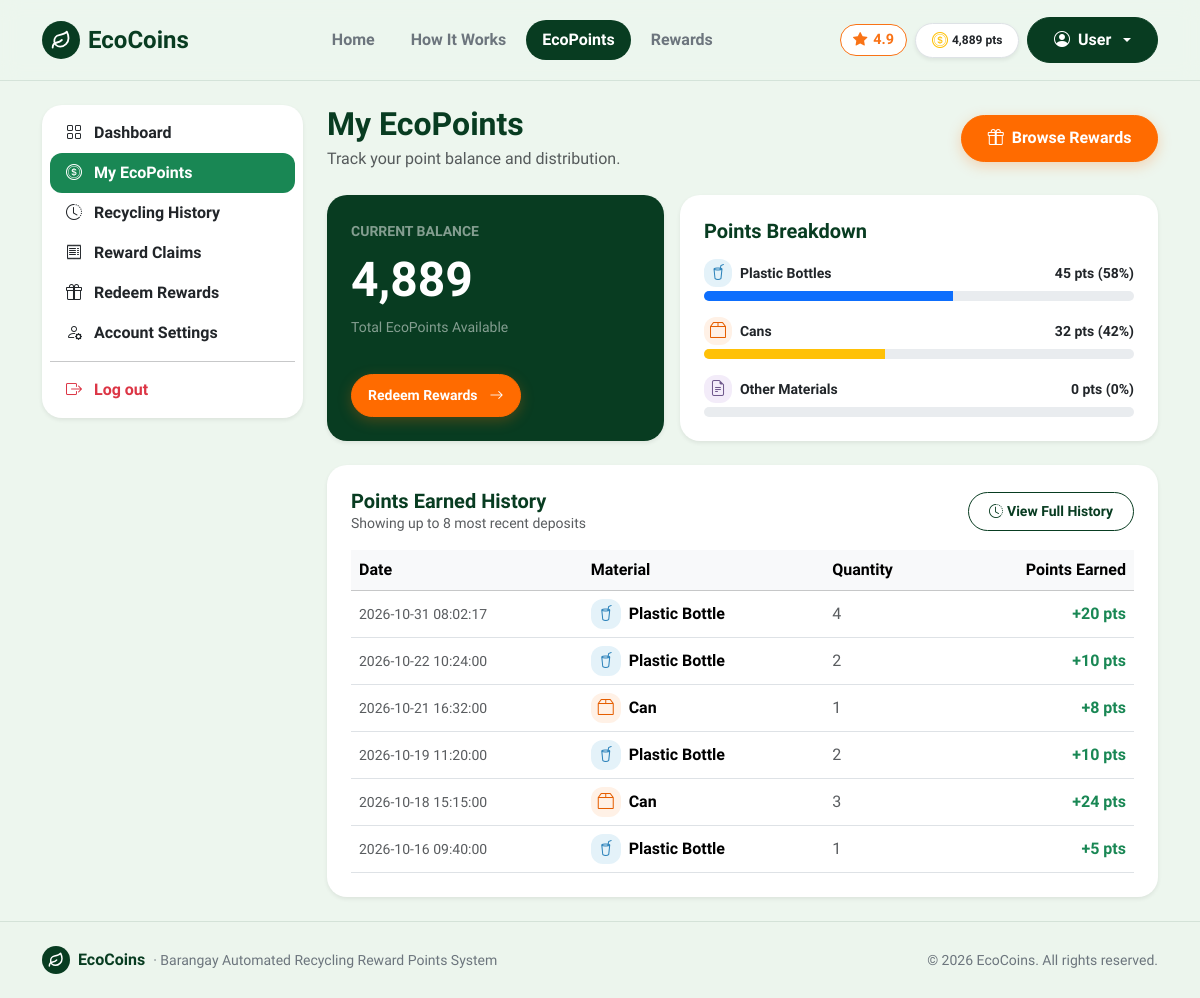
The page /ecopoints (signed in) on the database its author committed.
### tables this page shows
CREATE TABLE users (
    id INTEGER PRIMARY KEY AUTOINCREMENT,
    full_name TEXT NOT NULL,
    email TEXT NOT NULL UNIQUE,
    password TEXT NOT NULL,
    role TEXT DEFAULT 'resident',
    qr_code TEXT NOT NULL UNIQUE,
    points INTEGER DEFAULT 0,
    created_at TEXT
, status TEXT DEFAULT 'active');

CREATE TABLE transactions (
        id INTEGER PRIMARY KEY AUTOINCREMENT,
        user_id INTEGER NOT NULL,
        material_id INTEGER,
        material_name TEXT NOT NULL,
        quantity INTEGER NOT NULL,
        points_earned INTEGER NOT NULL,
        receipt_no TEXT NOT NULL,
        created_at TEXT
    );

### route.py (the view)
    @app.route('/ecopoints')
    def ecopoints():
        user = get_current_user()
        if user and user['role'] == 'staff':
            return redirect(url_for('staff'))
        if user and user['role'] == 'admin':
            return redirect(url_for('admin'))
        if not user:
            return redirect(url_for('login'))
        conn = get_db()
        cur = conn.cursor()
        user_txs = [dict(r) for r in cur.execute("SELECT * FROM transactions WHERE user_id = ? ORDER BY created_at DESC", (user['id'],)).fetchall()]
        conn.close()
        bottle_points = 0
        can_points = 0
        other_points = 0
        for t in user_txs:
            name = t.get('material_name', '').lower()
            pts = int(t.get('points_earned', 0))
            if 'bottle' in name or 'plastic' in name:
                bottle_points += pts
            elif 'can' in name:
                can_points += pts
            else:
                other_points += pts
        total = max(1, bottle_points + can_points + other_points)
        bottle_pct = round((bottle_points / total) * 100)
        can_pct = round((can_points / total) * 100)
        other_pct = round((other_points / total) * 100)
        return render_template(
            'ecopoints.html',
            active_page='ecopoints',
            user_transactions=user_txs,
            bottle_points=bottle_points,
            can_points=can_points,
            other_points=other_points,
            bottle_pct=bottle_pct,
            can_pct=can_pct,
            other_pct=other_pct
        )

### templates/ecopoints.html (shortened to what this page needs)
{% extends 'base.html' %}
{% block content %}
<main class="py-4">
  <div class="container">
    <div class="row g-4">
      <div class="col-lg-3">
        {% include 'sidebar.html' %}
      </div>
      <div class="col-lg-9">
        <div class="d-flex justify-content-between align-items-center mb-4 flex-wrap gap-2">
          <div>
            <h2 class="fw-bold mb-1" style="color: var(--eco-forest);">My EcoPoints</h2>
            <p class="text-muted mb-0">Track your point balance and distribution.</p>
          </div>
          <a href="{{ url_for('rewards') }}" class="btn btn-accent d-flex align-items-center gap-2 btn-pill">
            <i class="bi bi-gift"></i>
            <span>Browse Rewards</span>
          </a>
        </div>
        <div class="row g-3 mb-4">
          <div class="col-md-5">
            <div class="card text-white border-0 shadow-sm p-4 h-100 d-flex flex-column justify-content-between" style="background-color: var(--eco-forest);">
              <div>
                <span class="text-white-50 small text-uppercase fw-semibold">Current Balance</span>
                <div class="display-5 fw-bold my-2">{{ "{:,}".format(current_user.points) }}</div>
                <div class="small text-white-50">Total EcoPoints Available</div>
              </div>
              <div class="mt-3">
                <a href="{{ url_for('rewards') }}" class="btn btn-accent btn-sm px-3 btn-pill">Redeem Rewards <i class="bi bi-arrow-right ms-1"></i></a>
              </div>
            </div>
          </div>
          <div class="col-md-7">
            <div class="card border-0 shadow-sm p-4 h-100">
              <h5 class="fw-bold mb-3" style="color: var(--eco-forest);">Points Breakdown</h5>
              <div class="mb-3">
                <div class="d-flex justify-content-between align-items-center mb-1">
                  <div class="d-flex align-items-center gap-2">
                    <span class="eco-icon-tile tile-blue" style="width: 28px; height: 28px;">
                      <i class="bi bi-cup-straw"></i>
                    </span>
                    <span class="small fw-semibold">Plastic Bottles</span>
                  </div>
                  <span class="small fw-bold">{{ bottle_points }} pts ({{ bottle_pct }}%)</span>
                </div>
                <div class="progress" style="height: 10px;">
                  <div class="progress-bar bg-primary" style="width: {{ bottle_pct }}%;"></div>
                </div>
              </div>
              <div class="mb-3">
                <div class="d-flex justify-content-between align-items-center mb-1">
                  <div class="d-flex align-items-center gap-2">
                    <span class="eco-icon-tile tile-orange" style="width: 28px; height: 28px;">
                      <i class="bi bi-box2"></i>
                    </span>
                    <span class="small fw-semibold">Cans</span>
                  </div>
                  <span class="small fw-bold">{{ can_points }} pts ({{ can_pct }}%)</span>
                </div>
                <div class="progress" style="height: 10px;">
                  <div class="progress-bar bg-warning" style="width: {{ can_pct }}%;"></div>
                </div>
              </div>
              <div>
                <div class="d-flex justify-content-between align-items-center mb-1">
                  <div class="d-flex align-items-center gap-2">
                    <span class="eco-icon-tile tile-purple" style="width: 28px; height: 28px;">
                      <i class="bi bi-file-earmark-text"></i>
                    </span>
                    <span class="small fw-semibold">Other Materials</span>
                  </div>
                  <span class="small fw-bold">{{ other_points }} pts ({{ other_pct }}%)</span>
                </div>
                <div class="progress" style="height: 10px;">
                </div>
              </div>
            </div>
          </div>
        </div>
        <div class="card border-0 shadow-sm p-4">
          <div class="d-flex justify-content-between align-items-center mb-3 flex-wrap gap-2">
            <div>
              <h5 class="fw-bold mb-0" style="color: var(--eco-forest);">Points Earned History</h5>
              <div class="text-muted small">Showing up to 8 most recent deposits</div>
            </div>
            <a href="{{ url_for('history') }}" class="btn btn-sm btn-outline-success btn-pill">
              <i class="bi bi-clock-history me-1"></i>View Full History
            </a>
          </div>
          <div class="table-responsive">
            <table class="table table-hover align-middle mb-0">
              <thead class="table-light">
                <tr>
                  <th>Date</th>
                  <th>Material</th>
                  <th>Quantity</th>
                  <th class="text-end">Points Earned</th>
                </tr>
              </thead>
              <tbody>
                {% if not user_transactions %}
                  <tr>
                    <td colspan="4" class="text-center py-4 text-muted">No points recorded yet.</td>
                  </tr>
                {% else %}
                  {% for row in user_transactions[:8] %}
                    {% set m = row.material_name|lower %}
                    <tr>
                      <td class="text-muted small">{{ row.created_at }}</td>
                      <td>
                        <div class="d-flex align-items-center gap-2">
                          {% if 'bottle' in m or 'plastic' in m %}
                            <span class="eco-icon-tile tile-blue" style="width: 30px; height: 30px;">
                              <i class="bi bi-cup-straw"></i>
                            </span>
                          {% elif 'can' in m %}
                            <span class="eco-icon-tile tile-orange" style="width: 30px; height: 30px;">
                              <i class="bi bi-box2"></i>
                            </span>
                          {% else %}
                            <span class="eco-icon-tile tile-purple" style="width: 30px; height: 30px;">
                              <i class="bi bi-file-earmark-text"></i>
                            </span>
                          {% endif %}
                          <span class="fw-semibold">{{ row.material_name }}</span>
                        </div>
                      </td>
                      <td class="text-muted">{{ row.quantity }}</td>
                      <td class="text-end fw-bold text-success">+{{ row.points_earned }} pts</td>
                    </tr>
                  {% endfor %}
                {% endif %}
              </tbody>
            </table>
          </div>
        </div>
      </div>
    </div>
  </div>
</main>
{% endblock %}

### templates/base.html (shortened to what this page needs)
<!doctype html>
<html lang="en">
<head>
  <link href="https://cdn.jsdelivr.net/npm/bootstrap@5.3.3/dist/css/bootstrap.min.css" rel="stylesheet">
  <link rel="stylesheet" href="https://cdn.jsdelivr.net/npm/bootstrap-icons@1.11.3/font/bootstrap-icons.min.css">
  <link rel="stylesheet" href="{{ url_for('static', filename='css/style.css') }}">
</head>
<body class="d-flex flex-column min-vh-100">
<nav class="navbar navbar-expand-lg py-3 sticky-top" style="background-color: rgba(237, 246, 238, 0.95); backdrop-filter: blur(10px); border-bottom: 1px solid var(--eco-border);">
  <div class="container">
    <a class="navbar-brand d-flex align-items-center gap-2 fw-bold fs-4" href="{{ url_for('index') }}" style="color: var(--eco-forest);">
      <span class="eco-brand-badge">
        <svg width="20" height="20" viewBox="0 0 24 24" fill="none" stroke="currentColor" stroke-width="2.2" stroke-linecap="round" stroke-linejoin="round">
          <path d="M11 20A7 7 0 0 1 9.8 6.1C15.5 5 17 4.48 19 2c1 2 2 4.18 2 8 0 5.5-4.78 10-10 10Z"/>
          <path d="M2 21c0-3 1.85-5.36 5.08-6C9.5 14.52 12 13 13 12"/>
        </svg>
      </span>
      <span>EcoCoins</span>
    </a>
    <div class="collapse navbar-collapse" id="mainNav">
      <ul class="navbar-nav mx-auto mb-2 mb-lg-0 gap-lg-1">
        <li class="nav-item">
          <a class="nav-link px-3 py-2 rounded-pill {% if active_page == 'index' %}fw-bold text-white bg-eco{% else %}fw-semibold text-secondary{% endif %}" href="{{ url_for('index') }}">Home</a>
        </li>
        <li class="nav-item">
          <a class="nav-link px-3 py-2 rounded-pill {% if active_page == 'how_it_works' %}fw-bold text-white bg-eco{% else %}fw-semibold text-secondary{% endif %}" href="{{ url_for('how_it_works') }}">How It Works</a>
        </li>
        {% if not current_user or current_user.role == 'resident' %}
          <li class="nav-item">
            <a class="nav-link px-3 py-2 rounded-pill {% if active_page == 'ecopoints' %}fw-bold text-white bg-eco{% else %}fw-semibold text-secondary{% endif %}" href="{{ url_for('ecopoints') }}">EcoPoints</a>
          </li>
          <li class="nav-item">
            <a class="nav-link px-3 py-2 rounded-pill {% if active_page == 'rewards' %}fw-bold text-white bg-eco{% else %}fw-semibold text-secondary{% endif %}" href="{{ url_for('rewards') }}">Rewards</a>
          </li>
        {% elif current_user.role == 'admin' %}
          <li class="nav-item">
            <a class="nav-link px-3 py-2 rounded-pill {% if active_page == 'admin' %}fw-bold text-white bg-eco{% else %}fw-semibold text-secondary{% endif %}" href="{{ url_for('admin') }}">Admin Portal</a>
          </li>
        {% endif %}
      </ul>
      <div class="d-flex align-items-center gap-2">
        <span class="rating-star-badge d-none d-lg-inline-flex" title="Barangay Eco Satisfaction Rating">
          <i class="bi bi-star-fill"></i> 4.9
        </span>
        {% if current_user %}
          {% if current_user.role == 'resident' %}
            <span class="badge bg-white text-dark border px-3 py-2 rounded-pill fw-bold shadow-sm d-none d-sm-inline-flex align-items-center gap-1">
              <i class="bi bi-coin text-warning fs-6"></i>
              <span>{{ "{:,}".format(current_user.points) }} pts</span>
            </span>
          {% endif %}
          <div class="dropdown">
            <button class="btn btn-forest dropdown-toggle d-flex align-items-center gap-2 btn-pill" type="button" data-bs-toggle="dropdown">
              <i class="bi bi-person-circle"></i>
              <span>{{ current_user.full_name }}</span>
            </button>
          </div>
        {% else %}
          <a href="{{ url_for('login') }}" class="btn btn-outline-success px-3 btn-pill">Login</a>
          <a href="{{ url_for('register') }}" class="btn btn-accent px-4 btn-pill">
            <span>Join Free</span>
            <i class="bi bi-arrow-right"></i>
          </a>
        {% endif %}
      </div>
    </div>
  </div>
</nav>
{% block content %}{% endblock %}
<footer class="py-4 mt-auto" style="background-color: rgba(237, 246, 238, 0.95); border-top: 1px solid var(--eco-border);">
  <div class="container d-flex flex-column flex-md-row align-items-center justify-content-between gap-2">
    <div class="d-flex align-items-center gap-2">
      <span class="eco-brand-badge" style="width: 28px; height: 28px;">
        <svg width="16" height="16" viewBox="0 0 24 24" fill="none" stroke="currentColor" stroke-width="2.2" stroke-linecap="round" stroke-linejoin="round">
          <path d="M11 20A7 7 0 0 1 9.8 6.1C15.5 5 17 4.48 19 2c1 2 2 4.18 2 8 0 5.5-4.78 10-10 10Z"/>
          <path d="M2 21c0-3 1.85-5.36 5.08-6C9.5 14.52 12 13 13 12"/>
        </svg>
      </span>
      <span class="fw-bold" style="color: var(--eco-forest);">EcoCoins</span>
      <span class="text-secondary small">&middot; Barangay Automated Recycling Reward Points System</span>
    </div>
    <div class="text-secondary small">
      &copy; 2026 EcoCoins. All rights reserved.
    </div>
  </div>
</footer>
</body>
</html>

### rows shown on the page
users: points "4,889", full_name "User"
transactions: created_at "2026-10-31 08:02:17", material_name "Plastic Bottle", quantity "4", points_earned "20"
transactions: created_at "2026-10-22 10:24:00", material_name "Plastic Bottle", quantity "2", points_earned "10"
transactions: created_at "2026-10-21 16:32:00", material_name "Can", quantity "1", points_earned "8"
transactions: created_at "2026-10-19 11:20:00", material_name "Plastic Bottle", quantity "2", points_earned "10"
transactions: created_at "2026-10-18 15:15:00", material_name "Can", quantity "3", points_earned "24"
transactions: created_at "2026-10-16 09:40:00", material_name "Plastic Bottle", quantity "1", points_earned "5"

### other values the page prints
{{ bottle_points }} "45"
{{ bottle_pct }} "58"
{{ can_points }} "32"
{{ can_pct }} "42"
{{ other_points }} "0"
{{ other_pct }} "0"
